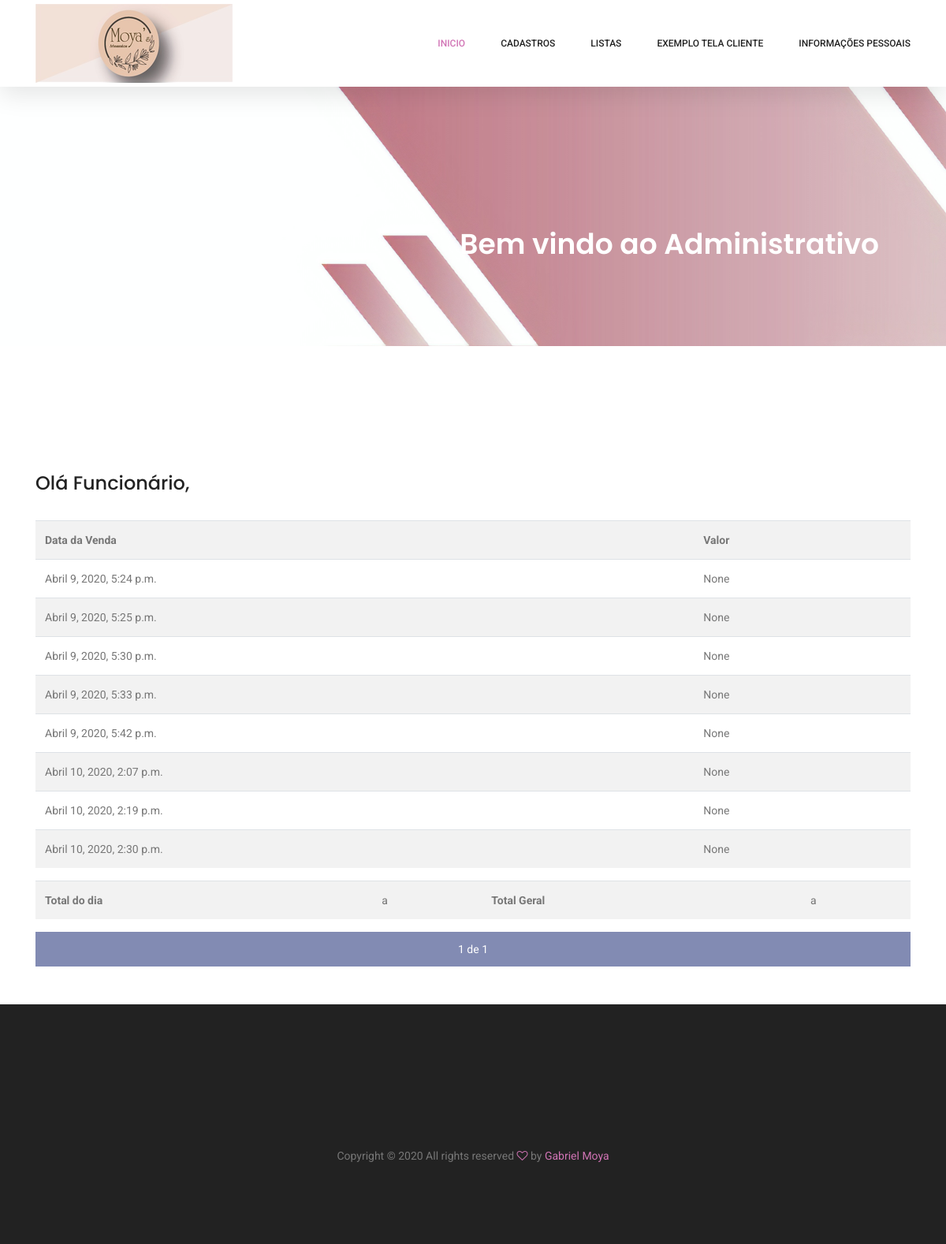
Page /adm/ (signed in) on the earlier database version.
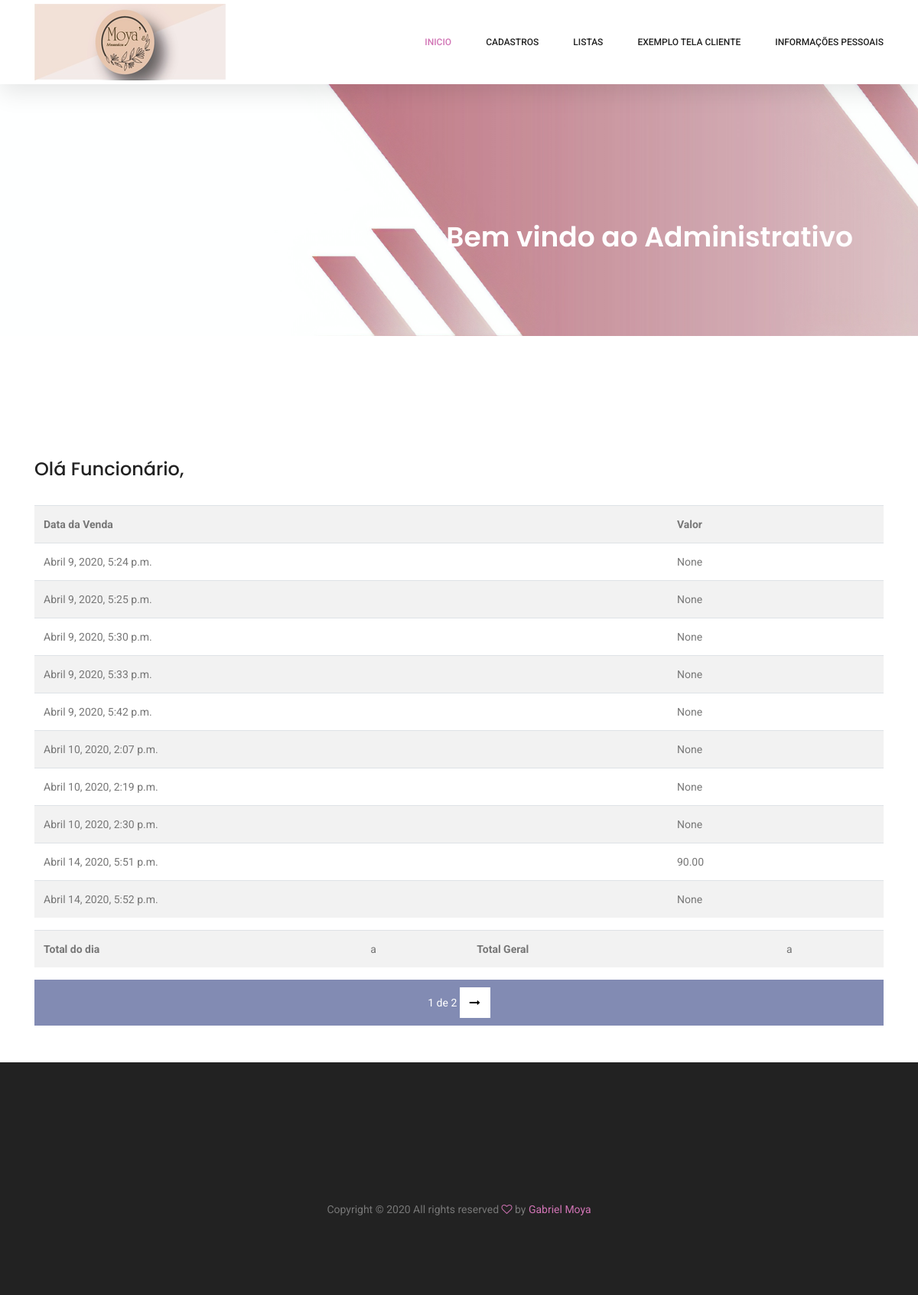
Same page on the later database version.
### cadastros/models.py (models this page shows, shortened)
class Venda(models.Model):
    data_da_venda = models.DateTimeField(auto_now=True)
    desconto = models.CharField(max_length=100, null=True, blank=True)
    valor = models.DecimalField(max_digits=50, decimal_places=2,null=True, blank=True)
    parcelas = models.IntegerField()
    forma_pagamento = models.ForeignKey(FormaPagamento, on_delete=models.PROTECT,null=True, blank=True)
    forma_envio = models.ForeignKey(FormaEnvio, on_delete=models.PROTECT,null=True, blank=True)
    usuario = models.ForeignKey(User, on_delete=models.PROTECT)

### cadastros/views.py (the view)
# urls.py: path('adm/', PaginaInicial.as_view(), name="cadastrar-index"),
class PaginaInicial(GroupRequiredMixin,LoginRequiredMixin, TemplateView):
    template_name = 'cadastros/index.html'
    group_required = u"Administrador"
    def get_context_data(self, *args, **kwargs):
        context = super().get_context_data(*args, **kwargs)
        vendas = Venda.objects.all().reverse()
        paginator = Paginator(vendas, 10)  # Divide  em páginas
        page = self.request.GET.get('pagina')  # Recebe a página atual
        vendas = paginator.get_page(page)  # Filtra os objetos dessa página
        context['vendas'] = vendas
        return context

### cadastros/templates/cadastros/index.html (shortened to what this page needs)
{% extends 'cadastros/formulario.html' %}
{%block conteudo%}
<h2 class="text-center mt-2 mb-4">Bem vindo ao Administrativo</h2>
<section class="banner-area organic-breadcrumb">
    <div class="container">
        <div class="breadcrumb-banner d-flex flex-wrap align-items-center justify-content-end">
            <div class="col-first">
                <h1>Bem vindo ao Administrativo</h1>
            </div>
        </div>
    </div>
</section>
<div class="container mt-5 py-5">
    <div class="row pt-5 mt-3">
        <div class="col-lg">
            {% if request.user.groups.all.0.name == "Administrador" %}
            <h3>Olá Admin,</h3><br>
            {% else %}
            <h3>Olá Funcionário,</h3><br>
            {% endif %}
            <table class="table table-striped">
                <tr>
                    <th>Data da Venda</th>
                    <th>Valor</th>
                </tr>
                {% for venda in vendas %}
                <tr>
                    <td>{{venda.data_da_venda}}</td>
                    <td>{{venda.valor}}</td>
                </tr>
                {% empty %}
                <tr>
                    <td colspan="3">Nenhum venda Registrada!</td>
                </tr>
                {% endfor %}
                {% if vendas %}
                <table class="table table-striped">
                    <tr>
                        <th>Total do dia</th><td>a</td>
                        <th>Total Geral</th><td>a</td>
                    </tr>
                </table>
                {% endif %}
            </table>
        </div>
    </div>
<div class="filter-bar d-flex flex-wrap align-items-center">
    <div class="pagination mx-auto">
        <span class="step-links">
            <span class="current text-white">
                {{ vendas.number }} de {{ vendas.paginator.num_pages }}
            </span>
            {% if vendas.has_next %}
            <a href="?pagina={{ vendas.next_page_number }}">
                <i class="fa fa-long-arrow-right" aria-hidden="true"></i>
            </a>
            {% endif %}
        </span>
    </div>
</div>
</div>
{%endblock%}

Differences in the rows shown:
added Venda: data_da_venda "Abril 14, 2020, 5:51 p.m.", valor "90.00"
added Venda: data_da_venda "Abril 14, 2020, 5:52 p.m.", valor "None"
Other differences:
{{ vendas.paginator.num_pages }}: "1" → "2"
